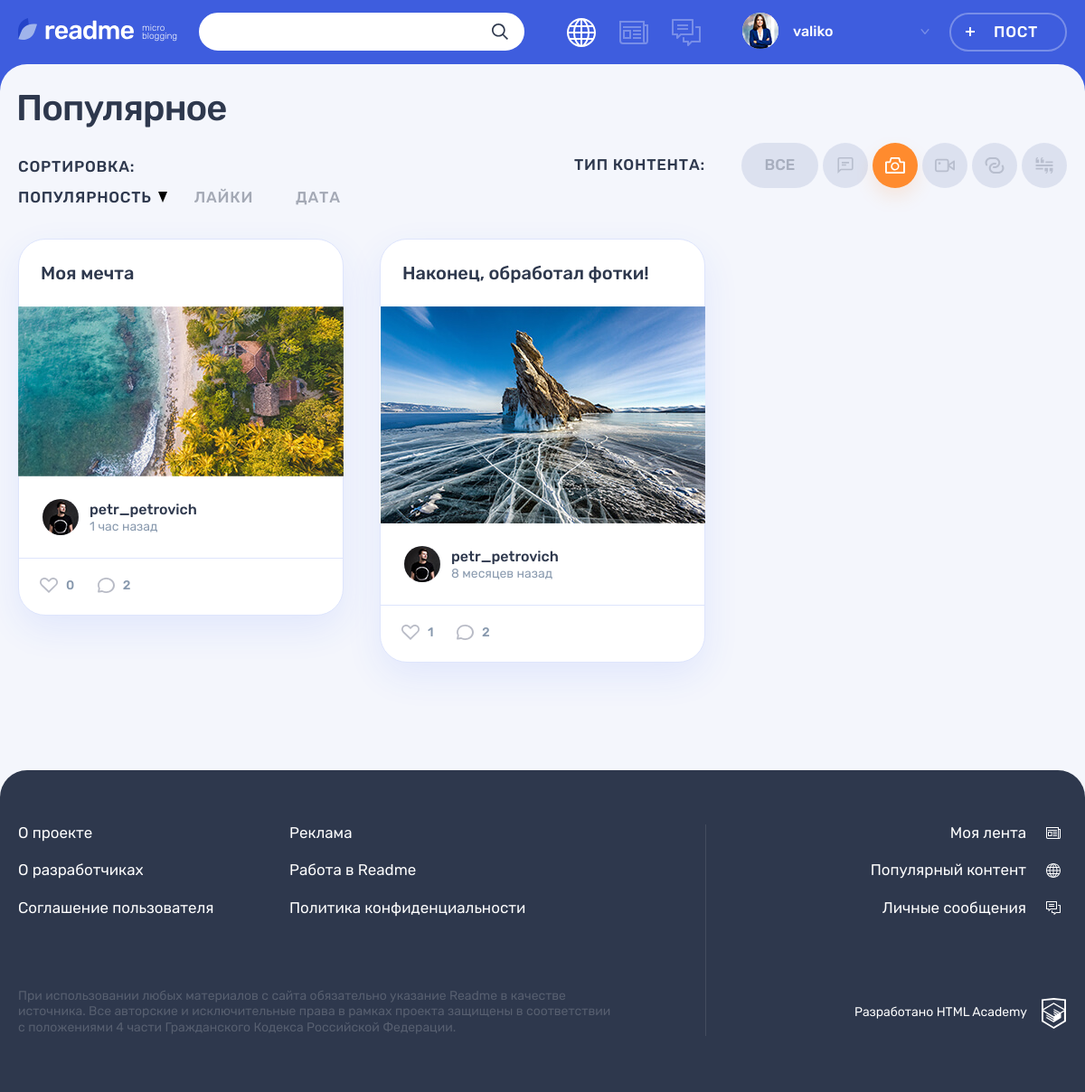
Screenshot of /popular.php?type=photo (signed in) with the database file from the repository.
### tables this page shows
CREATE TABLE content_type (
    id INT PRIMARY KEY NOT NULL AUTO_INCREMENT,
    title VARCHAR(30) NOT NULL,
    classname VARCHAR(30) NOT NULL
);

CREATE TABLE post (
    id INT PRIMARY KEY NOT NULL AUTO_INCREMENT,
    published_at TIMESTAMP DEFAULT CURRENT_TIMESTAMP,
    title VARCHAR(45) NOT NULL,
    text_content VARCHAR(200),
    quote_author VARCHAR(45),
    picture VARCHAR(100),
    video VARCHAR(100),
    link VARCHAR(100),
    watch_count INT,
    user_id INT NOT NULL,
    INDEX user_ind (user_id),
    FOREIGN KEY (user_id)
        REFERENCES user(id)
        ON DELETE CASCADE,

    type_id INT NOT NULL,
    INDEX type_ind (type_id),
    FOREIGN KEY (type_id)
        REFERENCES content_type(id)
        ON DELETE CASCADE
);

### helpers.php (called while the page is built, shortened)
<?php
function get_noun_plural_form(int $number, string $one, string $two, string $many): string
{
    $number = (int)$number;
    $mod10 = $number % 10;
    $mod100 = $number % 100;
    switch (true) {
        case ($mod10 > 5):
            return $many;
        case ($mod10 === 1):
            return $one;
    }
}
function include_template($name, array $data = [])
{
    $name = 'templates/' . $name;
    extract($data);
    require $name;
    $result = ob_get_clean();
    return $result;
}
function get_date_interval_format($date, $word)
{
    $current_date = date_create('now');
    $date_interval = date_diff($date, $current_date);
    $week = floor($date_interval->d / 7);
    if ($date_interval->m >= 1) {
        return $date_interval->m . " " . get_noun_plural_form($date_interval->m, 'месяц', 'месяца', 'месяцев') . " " . $word;
    } elseif ($week >= 1) {
        return $week . " " . get_noun_plural_form($week, 'неделя', 'недели', 'недель') . " " . $word;
    } elseif ($date_interval->d >= 1) {
        return $date_interval->d . " " . get_noun_plural_form($date_interval->d, 'день', 'дня', 'дней') . " " . $word;
    } elseif ($date_interval->h >= 1) {
        return $date_interval->h . " " . get_noun_plural_form($date_interval->h, 'час', 'часа', 'часов') . " " . $word;
    };
    return $date_interval->i . " " . get_noun_plural_form($date_interval->i, 'минута', 'минуты', 'минут') . " " . $word;
}
function db_get_query($value, $connect, $sql)
{
    $result = mysqli_query($connect, $sql);
    if ($value == 'all') {
        return mysqli_fetch_all($result, MYSQLI_ASSOC);
    } elseif ($value == 'assoc') {
        return mysqli_fetch_assoc($result);
    } else {
        die("Уточните передаваемые данные");
    };
}
function generate_http_query($key, $value, $exclude = null)
{
    $params = $_GET;
    if (!is_null($exclude)) {
        unset($params[$exclude]);
    }
    $params[$key] = $value;
    return http_build_query($params);
}

### templates/popular-page.php (the view, shortened to what this page needs)
<main class="page__main page__main--popular">
    <div class="container">
            <h1 class="page__title page__title--popular">Популярное</h1>
        </div>
    <div class="popular container">
        <div class="popular__filters-wrapper">
            <div class="popular__sorting sorting">
                <b class="popular__sorting-caption sorting__caption">Сортировка:</b>
                <ul class="popular__sorting-list sorting__list">
                    <?php foreach ($sorts_by as $key => $value):?>
                    <li class="sorting__item sorting__item--popular">
                        <a class="sorting__link <?php if ($sort_by == $key): ?><?php echo 'sorting__link--active';?><?php endif;?>" href="<?php echo($url . generate_http_query('sort_by', $key));?>">
                            <span><?=$value;?></span>
                            <svg class="sorting__icon" width="10" height="12">
                                <use xlink:href="#icon-sort"></use>
                            </svg>
                        </a>
                    </li>
                    <?php endforeach;?>
                </ul>
            </div>
            <div class="popular__filters filters">
                <b class="popular__filters-caption filters__caption">Тип контента:</b>
                <ul class="popular__filters-list filters__list">
                    <li class="popular__filters-item popular__filters-item--all filters__item filters__item--all">
                        <a class="filters__button filters__button--ellipse filters__button--all <?php if ($type_classname === 'all'): echo('filters__button--active');?>
                        <?php endif; ?>"
                            href="<?php echo($url . generate_http_query('type', 'all', 'page'));?>">
                            <span>Все</span>
                        </a >
                    </li>
                    <?php foreach ($types as $type):?>
                    <li class="popular__filters-item filters__item">
                        <a class="filters__button filters__button--<?php echo $type['classname']; ?> button
                        <?php if ($type['classname'] === $type_classname):
                            echo('filters__button--active'); ?>
                        <?php endif; ?>"
                        href="<?php echo($url . generate_http_query('type', $type['classname'], 'page'));?>">
                            <svg class="filters__icon" width="22" height="18">
                                <use xlink:href="#icon-filter-<?php echo $type['classname']?>"></use>
                            </svg>
                        </a>
                    </li>
                    <?php endforeach;?>
                </ul>
            </div>
        </div>
        <div class="popular__posts">
            <?php foreach ($posts as $key => $post):?>
            <article class="popular__post post post-<?php echo(htmlspecialchars($post['classname'])); ?>">
                <header class="post__header">
                    <a href="<?php echo('/post.php?post_id=' . $post['id'])?>">
                        <h2><?=htmlspecialchars($post['title']);?></h2>
                    </a>
                </header>
                <div class="post__main">
                    <?php if ($post['classname'] === 'quote'): ?>
                    <blockquote>
                        <p>
                            <?=htmlspecialchars($post['text_content']);?>
                        </p>
                        <cite><?=htmlspecialchars($post['quote_author']);?></cite>
                    </blockquote>
                    <?php elseif ($post['classname'] === 'photo'): ?>
                    <div class="post-photo__image-wrapper">
                        <img src="uploads/<?=htmlspecialchars($post['picture']);?>" alt="Фото от пользователя" width="360" height="240">
                    </div>
                    <?php elseif ($post['classname'] === 'text'): ?>
                    <p>
                        <?=get_cut_text(htmlspecialchars($post['text_content']));?>
                    </p>
                    <?php endif;?>
                </div>
                <footer class="post__footer">
                    <div class="post__author">
                        <a class="post__author-link" href="<?php echo('/profile.php' . '?user_id=' . $post['user_id'] . '&tab=posts');?>" title="Автор">
                            <div class="post__avatar-wrapper">
                            <?php if (!empty($post['avatar'])): ?>
                                <img class="post__author-avatar" src="../uploads/avatars/<?=$post['avatar'];?>" alt="Аватар пользователя">
                            <?php endif; ?>
                            </div>
                            <div class="post__info">
                                <b class="post__author-name"><?=htmlspecialchars($post['user_login'])?></b>
                                <time class="post__time" datetime="<?=date_format(date_create($post['published_at']), 'c');?>" title="<?=date_format(date_create($post['published_at']), 'd.m.Y H:i');?>"><?=get_date_interval_format(date_create($post['published_at']), 'назад');?></time>
                            </div>
                        </a>
                    </div>
                    <div class="post__indicators">
                        <div class="post__buttons">
                            <a class="post__indicator post__indicator--likes button" href="<?php echo('/likes.php' . '?post_id=' . $post['id'])?>" title="Лайк">
                                <svg class="post__indicator-icon" width="20" height="17">
                                    <use xlink:href="#icon-heart"></use>
                                </svg>
                                <span><?=$post['total_likes'];?></span>
                            </a>
                            <a class="post__indicator post__indicator--comments button" href="#" title="Комментарии">
                                <svg class="post__indicator-icon" width="19" height="17">
                                    <use xlink:href="#icon-comment"></use>
                                </svg>
                                <span><?=$post['total_comm'];?></span>
                            </a>
                        </div>
                    </div>
                </footer>
            </article>
            <?php endforeach; ?>
        </div>
    </div>
</main>

### rows the page displays
post: title "Моя мечта", picture (picture), user_login "petr_petrovich", published_at "1 час назад", total_likes "0", total_comm "2"
post: title "Наконец, обработал фотки!", picture (picture), user_login "petr_petrovich", published_at "8 месяцев назад", total_likes "1", total_comm "2"

### other values shown
$user_name "valiko"
$value "ПОПУЛЯРНОСТЬ"
$value "ЛАЙКИ"
$value "ДАТА"
